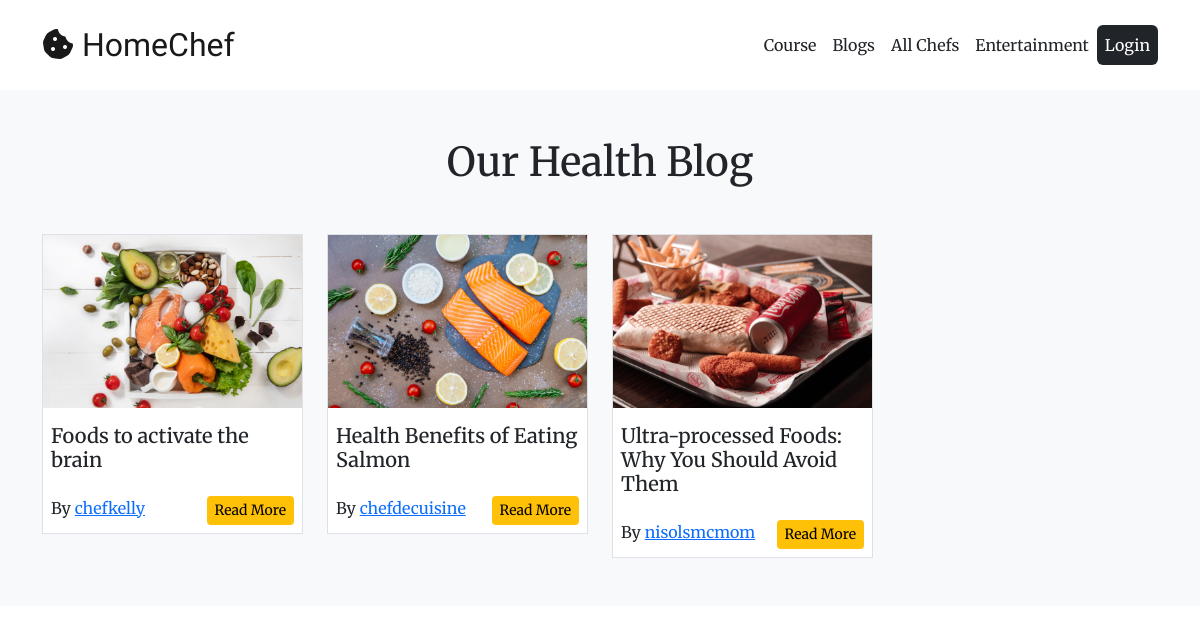
The app's page /blogs/ with its own data.
### chef/models.py (models this page shows)
class Blog(models.Model):
    title = models.CharField(max_length=50, blank=True, null=True)
    content = models.TextField(blank=True, null=True)
    cover = models.FileField(upload_to='blog_covers', blank=True, null=True)
    writer = models.ForeignKey(User, on_delete=models.CASCADE, blank=True, null=True)

### base/views.py (the view)
# urls.py: path('blogs/', views.blogs, name='all_blogs'),
def blogs(request):
    blogs = Blog.objects.all()
    return render(request, 'base/all_blogs.html', {'blogs': blogs})

### base/templates/base/all_blogs.html (shortened to what this page needs)
{% extends 'main.html' %}
{% load static %}
{% block content %}
    <section class="bg-light">
        <div class="container py-5">
            <h1 class="text-center mb-5">Our Health Blog</h1>
            <div class="row row-cols-2 row-cols-md-4">
                {% for blog in blogs %}
                    <div class="col">
                        <div class="bg-white border">
                            <img src="{{ blog.cover.url }}" alt="{{ blog.title }}" width="100%">
                            <h5 class="my-2 p-2">{{ blog.title }}</h5>
                            <div class="d-flex justify-content-between p-2">
                                    <span class="">By <a href="{% url 'profile' %}?user_id={{ blog.writer.id }}">{{ blog.writer.username }}</a></span>
                                <div class="d-flex align-items-center">
                                    <a href="/blog/?blog_id={{ blog.id }}" class="btn btn-warning border-0 shadow-none btn-sm">Read More</a>
                                </div>
                            </div>
                        </div>
                    </div>
                {% endfor %}
            </div>
        </div>
    </section>
{% endblock %}

### static/css/style.css (style rules this page uses)
body { font-family: 'Merriweather', serif; }

### records on screen
Blog: cover (picture), title "Foods to activate the brain", writer.username "chefkelly"
Blog: cover (picture), title "Health Benefits of Eating Salmon", writer.username "chefdecuisine"
Blog: cover (picture), title "Ultra-processed Foods: Why You Should Avoid Them", writer.username "nisolsmcmom"
